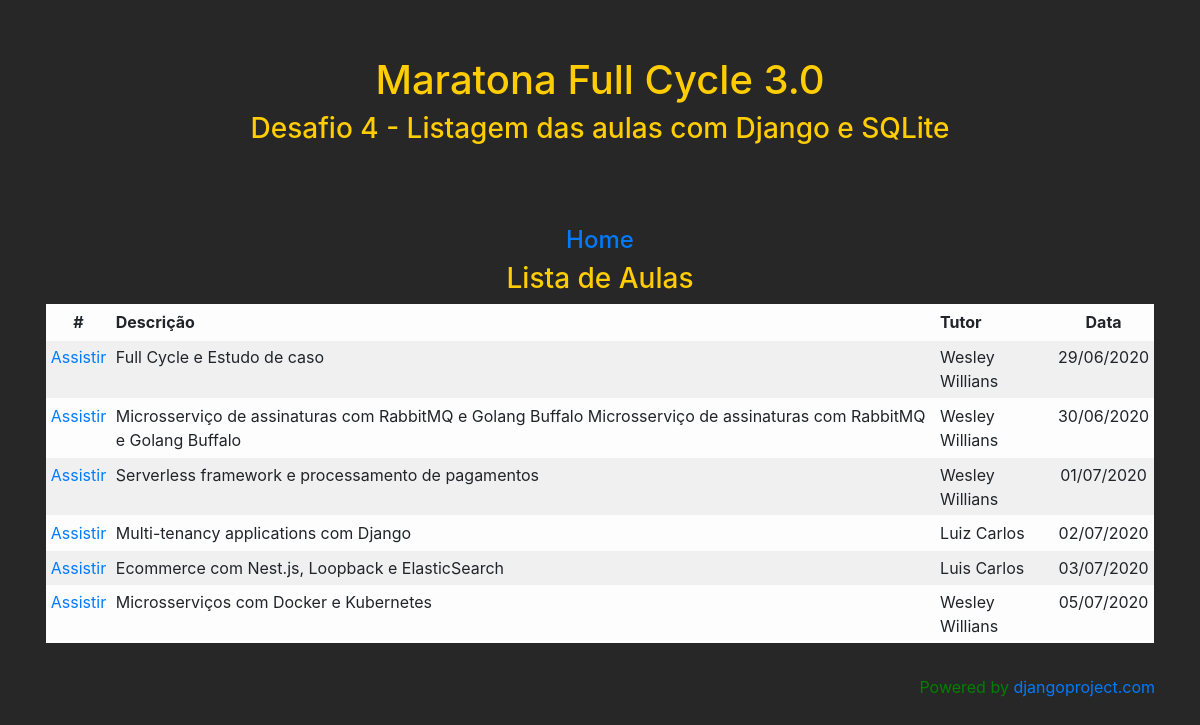
Screenshot of /maratona/ with the database file from the repository.
### maratona/models.py (models this page shows, shortened)
class Class(models.Model):
    objects = None
    description = models.CharField(max_length=255, verbose_name='descrição')
    tutor = models.CharField(max_length=30, verbose_name='tutor')
    date = models.DateField(verbose_name='data')
    url = models.CharField(max_length=255, verbose_name='url', null=True)
    class Meta:
        verbose_name = 'aula'

### maratona/views.py (the view)
# urls.py: path('maratona/', class_list),
def class_list(request):
    classes = Class.objects.all()
    return render(
        request,
        'class_list.html',
        {
            'classes': classes
        }
    )

### maratona/templates/class_list.html
{% extends 'layout.html' %}
{% block content %}
    <div class="row text-center">
        <div class="col-md">
            <h4><a href="/">Home</a></h4>
        </div>
    </div>
    <div class="row text-center">
        <div class="col-md">
            <h3>Lista de Aulas</h3>
        </div>
    </div>
    <table class="table table-sm table-striped table-condensed table-light table-hover">
        <thead>
        <tr>
            <th class="text-center">#</th>
            <th>Descrição</th>
            <th>Tutor</th>
            <th class="text-center">Data</th>
        </tr>
        </thead>
        <tbody>
        {% for class in classes %}
            <tr>
                <td class="text-center"><a href="{{ class.url }}" target="_blank">Assistir</a></td>
                <td>{{ class.description }}</td>
                <td>{{ class.tutor }}</td>
                <td class="text-center">{{ class.date|date:"d/m/Y" }}</td>
            </tr>
        {% endfor %}
        </tbody>
    </table>
{% endblock %}

### maratona/templates/layout.html (shortened to what this page needs)
<!DOCTYPE html>
<html lang="en">
<head>
    <link rel="stylesheet" href="https://stackpath.bootstrapcdn.com/bootstrap/4.5.0/css/bootstrap.min.css"
>
</head>
<body style="background-color: #272727">
<div class="container">
    <div class="row">
        <div class="col-md text-center m-2 p-5" style="color: #ffcd01">
            <h1>Maratona Full Cycle 3.0</h1>
            <h3>Desafio 4 - Listagem das aulas com Django e SQLite</h3>
        </div>
    </div>
    <div class="row">
        <div class="col-md m-2 p-2" style="color: #ffcd01">
            {% block content %}
            {% endblock %}
        </div>
    </div>
    <div class="float-right" style="color: green">
        <span> Powered by <a href="http://djangoproject.com/">djangoproject.com</a></span>
    </div>
</div>
</body>
</html>

### rows the page displays
Class: description "Full Cycle e Estudo de caso", tutor "Wesley Willians", date "29/06/2020"
Class: description "Microsserviço de assinaturas com RabbitMQ e Golang Buffalo Microsserviço de assinaturas com RabbitMQ e Golang Buffalo", tutor "Wesley Willians", date "30/06/2020"
Class: description "Serverless framework e processamento de pagamentos", tutor "Wesley Willians", date "01/07/2020"
Class: description "Multi-tenancy applications com Django", tutor "Luiz Carlos", date "02/07/2020"
Class: description "Ecommerce com Nest.js, Loopback e ElasticSearch", tutor "Luis Carlos", date "03/07/2020"
Class: description "Microsserviços com Docker e Kubernetes", tutor "Wesley Willians", date "05/07/2020"
